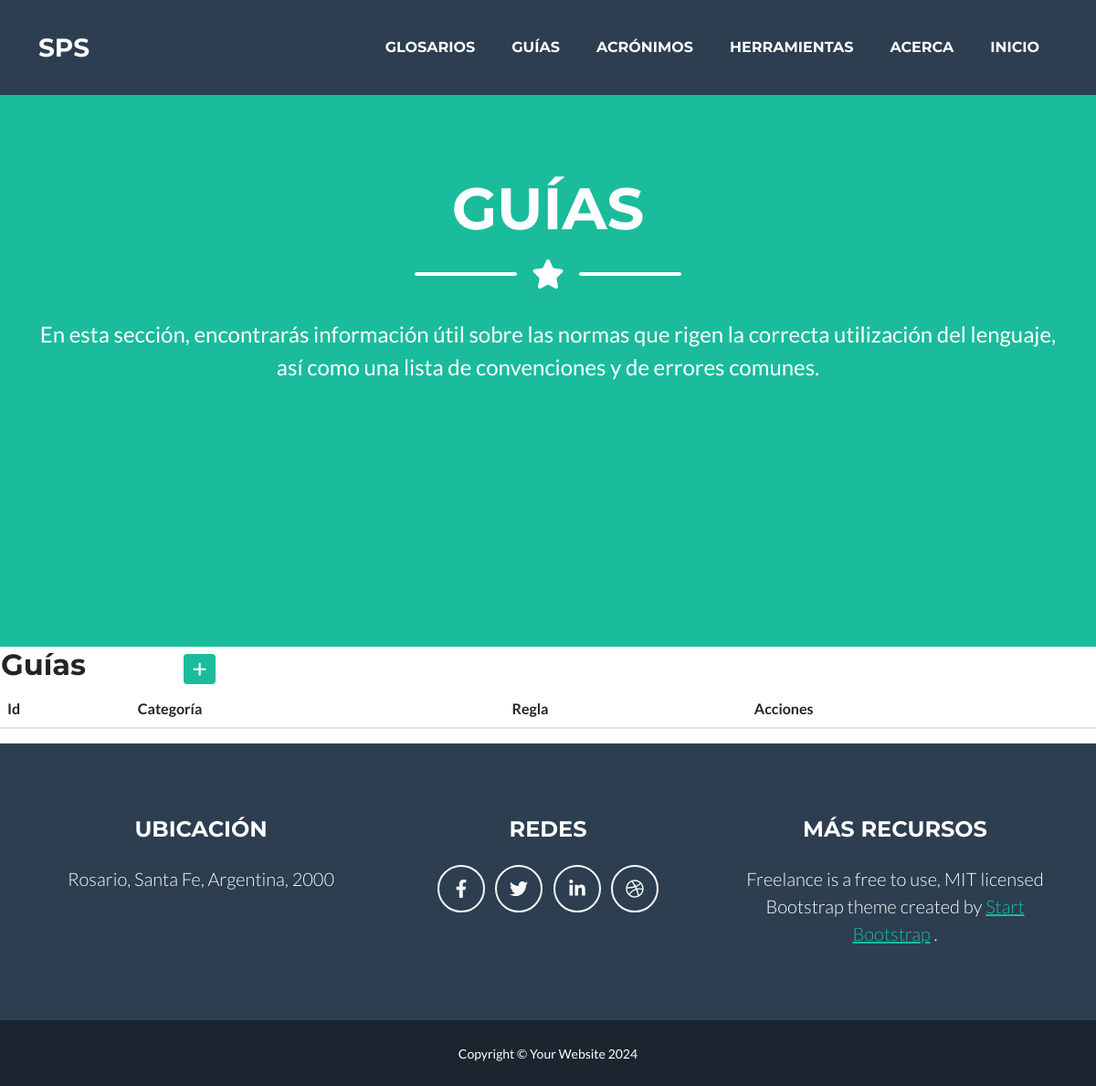
Before: /guías/ with the older database file.
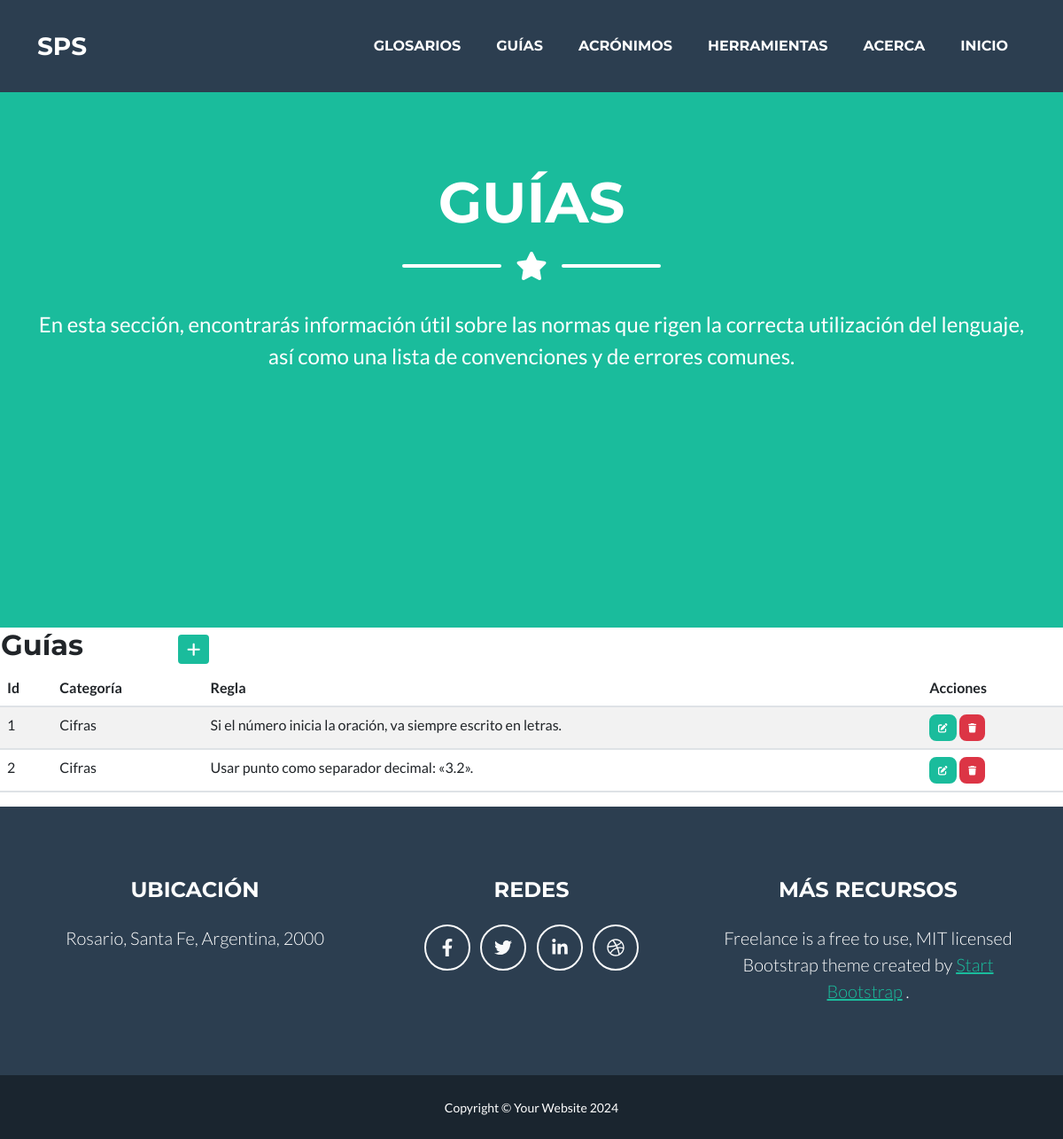
After: the same page with the newer database file.
### aplicacion/models.py (models this page shows, shortened)
class Guías(models.Model):
    regla = models.CharField(max_length=100)
    categoría = models.CharField(max_length=100)
    class Meta:
        ordering = ["categoría"]
        verbose_name = "Guías"
        verbose_name_plural = "Guías"

### aplicacion/views.py (called while the page is built)
def guías(request):
    contexto = {'guías': Guías.objects.all()}
    return render(request, "aplicacion/guías.html", contexto)

### aplicacion/templates/aplicacion/guías.html (shortened to what this page needs)
{% extends "aplicacion/index.html" %}
{% block inicio %}
<li class="nav-item mx-0 mx-lg-1"><a class="nav-link py-3 px-0 px-lg-3 rounded" href="{% url 'home' %}">Inicio</a></li>
{% endblock inicio %}
{% block  titulo%}
<header class="masthead bg-primary text-white text-center">
    <div class="container d-flex align-items-center flex-column">
        <h1 class="masthead-heading text-uppercase mb-0">Guías</h1>
        <div class="divider-custom divider-light">
            <div class="divider-custom-line"></div>
            <div class="divider-custom-icon"><i class="fas fa-star"></i></div>
            <div class="divider-custom-line"></div>
        </div>
        <p class="masthead-subheading font-weight-light mb-0">En esta sección, encontrarás información útil sobre las normas que rigen la correcta utilización del lenguaje, así como una lista de convenciones y de errores comunes.</p>
    </div>
</header>
{% endblock titulo%}
{% block  contenido%}
<table>
    <tr>
        <td width="200"><h2>Guías</h2></td>
        <td>
            <a
            href="{% url 'guíasForm' %}"
            class="btn btn-primary btn-sm"
            ><i class="fa fa-plus fa-lg" title="Crear"> </i>
            </a>
        </td>
    </tr>
</table>
<table class="table table-striped">
    <thead>
        <tr>
            <th>Id</th>
            <th>Categoría</th>
            <th>Regla</th>
            <th>Acciones</th>
        </tr>
    </thead>
    <tbody>
    {% for g in guías  %}
        <tr>
            <td>{{ g.id }}</td>
            <td>{{ g.categoría }}</td>
            <td>{{ g.regla }}</td>
            <td>
                <a
                  href="{% url 'guíasUpdate' g.id %}"
                  class="btn btn-primary"
                  style="--bs-btn-padding-y: .25rem; --bs-btn-padding-x: .5rem; --bs-btn-font-size: .75rem;"
                  ><i class="fa fa-edit fa-sm" title="Edit Record"></i>
                </a>
                <a
                  href="{% url 'guíasDelete' g.id %}"
                  class="btn btn-danger"
                  style="--bs-btn-padding-y: .25rem; --bs-btn-padding-x: .5rem; --bs-btn-font-size: .75rem;"
                  ><i class="fa fa-trash fa-sm" title="Delete Record"></i>
                </a>
            </td>
        </tr>
    {% endfor %}
    </tbody>
</table>
{% endblock contenido%}

Changed rows visible on the page:
added Guías: id "1", categoría "Cifras", regla "Si el número inicia la oración, va siempre escrito en letras."
added Guías: id "2", categoría "Cifras", regla "Usar punto como separador decimal: «3.2»."
